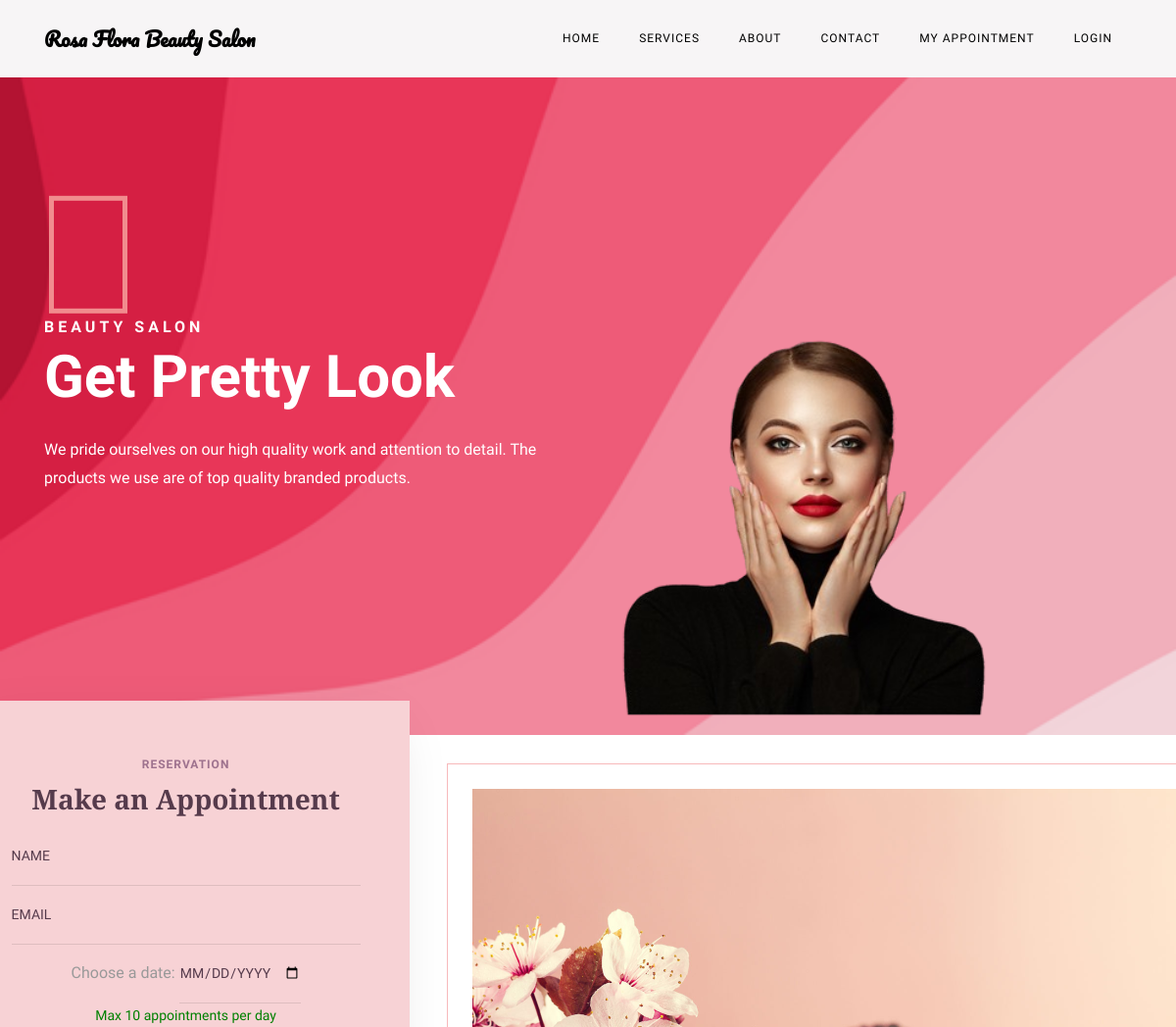
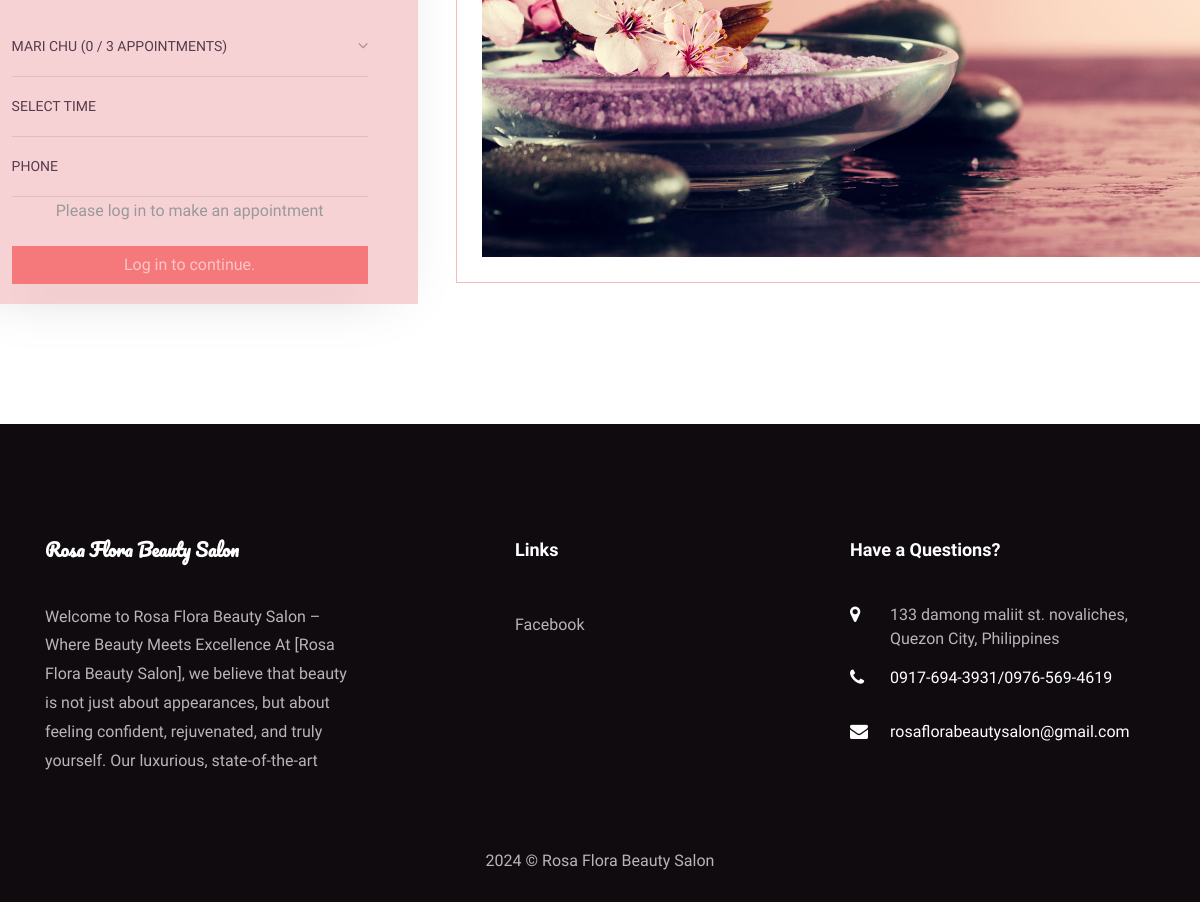
/bpms/appoint.php, run on the app's committed database (2 pictures, top to bottom).
### tables this page shows
CREATE TABLE `tblpage` (
  `ID` int(10) NOT NULL,
  `PageType` varchar(200) DEFAULT NULL,
  `PageTitle` mediumtext DEFAULT NULL,
  `PageDescription` mediumtext DEFAULT NULL,
  `Email` varchar(200) DEFAULT NULL,
  `MobileNumber` varchar(30) DEFAULT NULL,
  `UpdationDate` date DEFAULT NULL,
  `Timing` varchar(200) NOT NULL
);

### bpms/appoint.php (the view, shortened to what this page needs)
<!DOCTYPE html>
<html lang="en">
  <head>
    <link rel="stylesheet" href="css/open-iconic-bootstrap.min.css">
    <link rel="stylesheet" href="css/animate.css">
    <link rel="stylesheet" href="css/owl.carousel.min.css">
    <link rel="stylesheet" href="css/owl.theme.default.min.css">
    <link rel="stylesheet" href="css/magnific-popup.css">
    <link rel="stylesheet" href="css/aos.css">
    <link rel="stylesheet" href="css/ionicons.min.css">
    <link rel="stylesheet" href="css/bootstrap-datepicker.css">
    <link rel="stylesheet" href="css/jquery.timepicker.css">
    <link rel="stylesheet" href="css/flaticon.css">
    <link rel="stylesheet" href="css/icomoon.css">
    <link rel="stylesheet" href="css/style.css">
  </head>
  <body>
	  <?php include_once('includes/header.php');?>
    <section id="home-section" class="hero" style="background-image: url(images/mainbg.png);" data-stellar-background-ratio="0.5">
		  <div class="home-slider owl-carousel">
	      <div class="slider-item js-fullheight">
	      	<div class="overlay"></div>
	        <div class="container-fluid p-0">
	          <div class="row d-md-flex no-gutters slider-text align-items-end justify-content-end" data-scrollax-parent="true">
	          	<img class="one-third align-self-end order-md-last img-fluid" src="images/bg_11.png" alt="">
		          <div class="one-forth d-flex align-items-center ftco-animate" data-scrollax=" properties: { translateY: '70%' }">
		          	<div class="text mt-5">
		          		<span class="subheading" style="color: white;">Beauty Salon</span>
			            <h1 class="mb-4" style="color: white;">Get Pretty Look</h1>
			            <p class="mb-4" style="color: white;">We pride ourselves on our high quality work and attention to detail. The products we use are of top quality branded products.</p>
		            </div>
		          </div>
	        	</div>
	        </div>
	      </div>
	    </div>
    </section>
<br>
<section class="ftco-section ftco-no-pt ftco-booking">
    	<div class="container-fluid px-0">
    		<div class="row no-gutters d-md-flex justify-content-end">
    			<div class="one-forth d-flex align-items-end">
    				<div class="text">
    					<div class="appointment-wrap">
    						<span class="subheading">Reservation</span>
								<h3 class="mb-2">Make an Appointment</h3>
		    				<form action="#" method="post" class="appointment-form">
			            <div class="row">
			              <div class="col-sm-12">
			                <div class="form-group">
					              <input type="text" class="form-control" id="name" placeholder="Name" name="name" required="true">
					            </div>
			              </div>
			              <div class="col-sm-12">
			                <div class="form-group">
					              <input type="email" class="form-control" id="appointment_email" placeholder="Email" name="email" required="true">
					            </div>
			              </div>
						  <div class="col-sm-12">
    <div class="form-group">
        <div class="date-picker-container">
            <label for="adate">Choose a date:</label>
            <input type="date" id="adate" name="adate" min="" required>
            <p id="booking-status" style="color: green; font-size: 14px;">Max 10 appointments per day</p>
        </div>
    </div>
</div>
<div class="col-sm-12">
    <div class="form-group">
        <div class="select-wrap">
            <div class="icon"><span class="ion-ios-arrow-down"></span></div>
            <select name="stylist" id="stylist" required="true" class="form-control">
                <?php
                $mostChosenQuery = mysqli_query($con,
                    "SELECT Stylist, COUNT(*) AS totalAppointments
                    FROM tblappointment
                    GROUP BY Stylist
                    ORDER BY totalAppointments DESC
                    LIMIT 1");
                $mostChosenStylist = mysqli_fetch_assoc($mostChosenQuery);
                $mostChosenStylistName = $mostChosenStylist['Stylist'] ?? '';
                $query = mysqli_query($con, "SELECT * FROM tblstylist");
                while ($row = mysqli_fetch_array($query)) {
                    $stylistName = $row['StylistName'];
                    $selectedDate = isset($_POST['adate']) ? $_POST['adate'] : date('Y-m-d');
                    $appointmentQuery = mysqli_query($con,
                        "SELECT COUNT(*) AS appointmentCount
                        FROM tblappointment
                        WHERE Stylist = '$stylistName' AND AptDate = '$selectedDate'");
                    $appointmentData = mysqli_fetch_assoc($appointmentQuery);
                    $appointmentCount = $appointmentData['appointmentCount'] ?? 0;
                    $disabled = ($appointmentCount >= 3) ? 'disabled' : '';
                    $selected = ($stylistName === $mostChosenStylistName) ? 'selected' : '';
                ?>
                <option value="<?php echo $stylistName; ?>"
                    data-appointments="<?php echo $appointmentCount; ?>"
                    <?php echo $disabled; ?>
                    <?php echo $selected; ?>
                    title="STYLIST INFORMATION&#10;&#10;Day Off: <?php echo $row['Day Off']; ?> &#10;&#10;Age: <?php echo $row['Age']; ?> &#10;&#10;Year of Experience: <?php echo $row['Year of Experience']; ?>">
                    <?php echo $stylistName; ?>
                    (<?php echo $appointmentCount; ?> / 3 appointments)
                </option>
                <?php } ?>
            </select>
        </div>
    </div>
</div>
<div class="col-sm-12">
    <div class="form-group">
        <select class="form-control" name="atime" id="atime" required>
            <option value="">Select Time</option>
        </select>
    </div>
</div>
			              <div class="col-sm-12">
			                <div class="form-group">
			                  <input type="text" class="form-control" id="phone" name="phone" placeholder="Phone" required="true" maxlength="10" pattern="[0-9]+">
			                </div>
                            Please log in to make an appointment
			              </div>
				          </div>
				          <?php if (isset($_SESSION['userid'])): ?>
    <div class="form-group" style="background-color: #ff5757;">
        <input type="submit" name="submit" value="Make an Appointment" class="btn btn-primary" id="submitBtn">
    </div>
<?php else: ?>
    <div class="form-group" style="background-color: #ff5757; padding: 0px; text-align: center;">
    <a href="login.php" style="display: block; text-decoration: none;">
        <button class="btn btn-primary" id="submitBtn" disabled style="width: 100%; background-color: transparent; border: none; cursor: pointer;">
            <span style="color: white; text-align: center;">Log in to continue.</span>
        </button>
    </a>
</div>
<?php endif; ?>
			          </form>
		          </div>
						</div>
    			</div>
					<div class="one-third">
						<div class="img" style="background-image: url(images/bg-1.jpg); background-size: cover;">
						</div>
					</div>
    		</div>
    	</div>
    </section>
		<br>
   <?php include_once('includes/footer.php');?>
  </body>
</html>

### bpms/includes/footer.php (shortened to what this page needs)
<?php
include('includes/dbconnection.php');
?>
 <footer class="ftco-footer ftco-section" style="padding-bottom: 10px;">
      <div class="container">
        <div class="row mb-5">
          <div class="col-md">
            <div class="ftco-footer-widget mb-4">
              <h2 class="ftco-heading-2 logo">Rosa Flora Beauty Salon</h2>
              <?php
$ret=mysqli_query($con,"select * from tblpage where PageType='aboutus' ");
while ($row=mysqli_fetch_array($ret)) {
?>
              <p><?php  echo substr($row['PageDescription'],0,250);?> <a href="about.php"></a></p><?php } ?>
            </div>
          </div>
          <div class="col-md" style="padding-left: 150px">
             <div class="ftco-footer-widget mb-4">
              <h2 class="ftco-heading-2">Links</h2>
              <ul class="list-unstyled">
              <li><a href="https://www.facebook.com/rosaflorabeautysalon" class="py-2 d-block" target="_blank">Facebook</a></li>
              </ul>
            </div>
          </div>
          <div class="col-md">
            <div class="ftco-footer-widget mb-4">
            	<h2 class="ftco-heading-2">Have a Questions?</h2>
            	<div class="block-23 mb-3">
                <?php
$ret=mysqli_query($con,"select * from tblpage where PageType='contactus' ");
while ($row=mysqli_fetch_array($ret)) {
?>
	              <ul>
	                <li><span class="icon icon-map-marker"></span><span class="text"><?php  echo $row['PageDescription'];?></span></li>
	                <li><a href="#"><span class="icon icon-phone"></span><span class="text"><?php  echo $row['MobileNumber'];?></span></a></li>
	                <li><a href="#"><span class="icon icon-envelope"></span><span class="text"><?php  echo $row['Email'];?></span></a></li>
	              </ul>
	            </div>
               <?php } ?>
            </div>
          </div>
        </div>
        <div class="row">
          <div class="col-md-12 text-center">
            <p>
  2024 &copy; Rosa Flora Beauty Salon  </p>
          </div>
        </div>
      </div>
    </footer>

### bpms/css/icomoon.css (style rules this page uses)
[class^="icon-"], [class*=" icon-"] { font-family: 'icomoon' !important; speak: none; font-style: normal; font-weight: normal; font-variant: normal; text-transform: none; line-height: 1; -webkit-font-smoothing: antialiased; -moz-osx-font-smoothing: grayscale; }
.icon-map-marker:before { content: "\f041"; }
.icon-phone:before { content: "\f095"; }
.icon-envelope:before { content: "\f0e0"; }

### bpms/appoint.php (style rules this page uses)
#atime:before { content: 'Time:'; margin-right: .6em; color: #9d9d9d; }
option[title] { font-family: Arial, sans-serif; color: #333; background-color: #f9f9f9; padding: 5px; border-radius: 3px; }
input { text-transform: none; }

### data on the page
tblpage: PageDescription "Welcome to Rosa Flora Beauty Salon – Where Beauty Meets Excellence At [Rosa Flora Beauty Salon], we believe that beauty is not just about appearances, but about feeling confident, rejuvenated, and truly yourself. Our luxurious, state-of-the-art"
tblpage: PageDescription "133 damong maliit st. novaliches, Quezon City, Philippines", MobileNumber "0917-694-3931/0976-569-4619", Email "rosaflorabeautysalon@gmail.com"

### other printed values
form field stylist "Mari Chu (0 / 3 appointments)"
